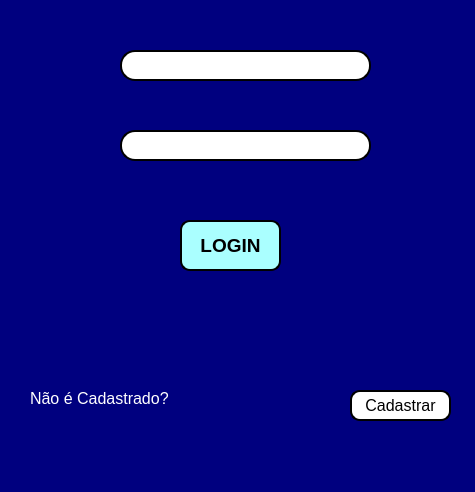
<?xml version="1.0" encoding="UTF-8"?>
<ui version="4.0">
 <class>MainWindow</class>
 <widget class="QMainWindow" name="MainWindow">
  <property name="windowModality">
   <enum>Qt::WindowModal</enum>
  </property>
  <property name="enabled">
   <bool>true</bool>
  </property>
  <property name="geometry">
   <rect>
    <x>0</x>
    <y>0</y>
    <width>475</width>
    <height>492</height>
   </rect>
  </property>
  <property name="maximumSize">
   <size>
    <width>475</width>
    <height>492</height>
   </size>
  </property>
  <property name="windowTitle">
   <string>MainWindow</string>
  </property>
  <property name="styleSheet">
   <string notr="true">background-color: rgb(0, 0, 127);</string>
  </property>
  <widget class="QWidget" name="centralwidget">
   <widget class="QPushButton" name="pushButton">
    <property name="geometry">
     <rect>
      <x>180</x>
      <y>220</y>
      <width>101</width>
      <height>51</height>
     </rect>
    </property>
    <property name="font">
     <font>
      <pointsize>14</pointsize>
      <weight>75</weight>
      <bold>true</bold>
     </font>
    </property>
    <property name="styleSheet">
     <string notr="true">background-color: rgb(170, 255, 255);
border-radius:10px;
border-style:outset;
border-width: 2px;
border-color:black</string>
    </property>
    <property name="text">
     <string>LOGIN</string>
    </property>
   </widget>
   <widget class="QLineEdit" name="lineEdit">
    <property name="geometry">
     <rect>
      <x>120</x>
      <y>50</y>
      <width>251</width>
      <height>31</height>
     </rect>
    </property>
    <property name="styleSheet">
     <string notr="true">background-color: rgb(255, 255, 255);
border-radius:15px;
border-style:outset;
border-width: 2px;
border-color:black</string>
    </property>
   </widget>
   <widget class="QLineEdit" name="lineEdit_2">
    <property name="geometry">
     <rect>
      <x>120</x>
      <y>130</y>
      <width>251</width>
      <height>31</height>
     </rect>
    </property>
    <property name="styleSheet">
     <string notr="true">background-color: rgb(255, 255, 255);
border-radius:15px;
border-style:outset;
border-width: 2px;
border-color:black</string>
    </property>
   </widget>
   <widget class="QLabel" name="label">
    <property name="geometry">
     <rect>
      <x>30</x>
      <y>390</y>
      <width>181</width>
      <height>16</height>
     </rect>
    </property>
    <property name="font">
     <font>
      <pointsize>12</pointsize>
     </font>
    </property>
    <property name="styleSheet">
     <string notr="true">color: rgb(255, 255, 255);</string>
    </property>
    <property name="text">
     <string>Não é Cadastrado?</string>
    </property>
   </widget>
   <widget class="QPushButton" name="pushButton_2">
    <property name="geometry">
     <rect>
      <x>350</x>
      <y>390</y>
      <width>101</width>
      <height>31</height>
     </rect>
    </property>
    <property name="font">
     <font>
      <pointsize>12</pointsize>
     </font>
    </property>
    <property name="cursor">
     <cursorShape>PointingHandCursor</cursorShape>
    </property>
    <property name="styleSheet">
     <string notr="true">background-color: rgb(255, 255, 255);
border-radius:10px;
border-style:outset;
border-width: 2px;
border-color:black</string>
    </property>
    <property name="text">
     <string>Cadastrar</string>
    </property>
   </widget>
   <widget class="QLabel" name="label_2">
    <property name="geometry">
     <rect>
      <x>80</x>
      <y>40</y>
      <width>31</width>
      <height>51</height>
     </rect>
    </property>
    <property name="styleSheet">
     <string notr="true"/>
    </property>
    <property name="text">
     <string/>
    </property>
    <property name="pixmap">
     <pixmap>Human icon.png</pixmap>
    </property>
   </widget>
   <widget class="QLabel" name="label_3">
    <property name="geometry">
     <rect>
      <x>80</x>
      <y>130</y>
      <width>31</width>
      <height>31</height>
     </rect>
    </property>
    <property name="text">
     <string/>
    </property>
    <property name="pixmap">
     <pixmap>password2.png</pixmap>
    </property>
   </widget>
   <widget class="QLabel" name="label_4">
    <property name="geometry">
     <rect>
      <x>96</x>
      <y>180</y>
      <width>291</width>
      <height>20</height>
     </rect>
    </property>
    <property name="font">
     <font>
      <pointsize>12</pointsize>
      <weight>75</weight>
      <bold>true</bold>
     </font>
    </property>
    <property name="styleSheet">
     <string notr="true">color: rgb(255, 255, 255);</string>
    </property>
    <property name="text">
     <string/>
    </property>
   </widget>
   <zorder>label_2</zorder>
   <zorder>pushButton</zorder>
   <zorder>lineEdit</zorder>
   <zorder>lineEdit_2</zorder>
   <zorder>label</zorder>
   <zorder>pushButton_2</zorder>
   <zorder>label_3</zorder>
   <zorder>label_4</zorder>
  </widget>
  <widget class="QMenuBar" name="menubar">
   <property name="geometry">
    <rect>
     <x>0</x>
     <y>0</y>
     <width>475</width>
     <height>21</height>
    </rect>
   </property>
  </widget>
  <widget class="QStatusBar" name="statusbar"/>
 </widget>
 <resources/>
 <connections/>
</ui>
